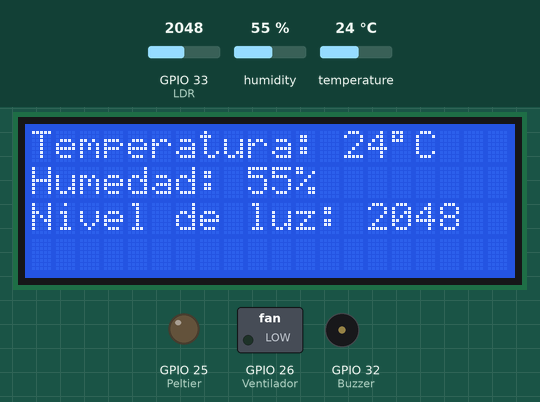
Recording of a sketch running on a simulated ESP32. Parts: 20×4 character LCD, switched loads named in the sketch (green lamp = pin HIGH), output pins drawn as LEDs (lit = HIGH), buzzer (waves = sounding, pin HIGH). The test bench sets the inputs (shaded band); at power-on: GPIO 33 (LDR) = 2048, humidity 55 %, temperature 24 °C. WiFi joins after 1.5 s; servers stay silent unless stated; what the sketch prints to the serial monitor is not drawn.

Above: at 11.2 s.
11.3 s: GPIO 33 (LDR) set to 0
At 19.9 s:
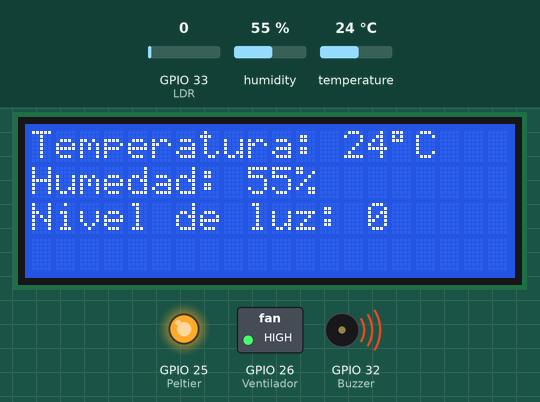
21.1 s: humidity set to 22 %
At 29.6 s:
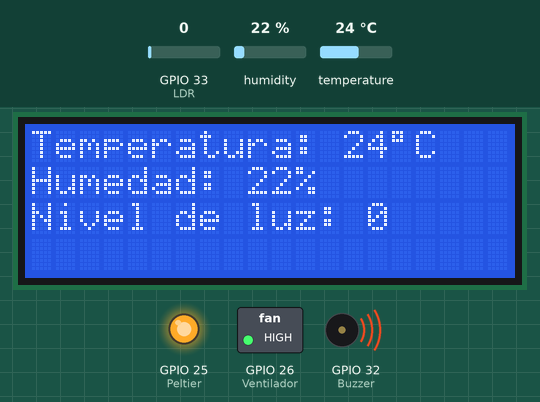
30.6 s: temperature set to 12 °C
At 39.3 s:
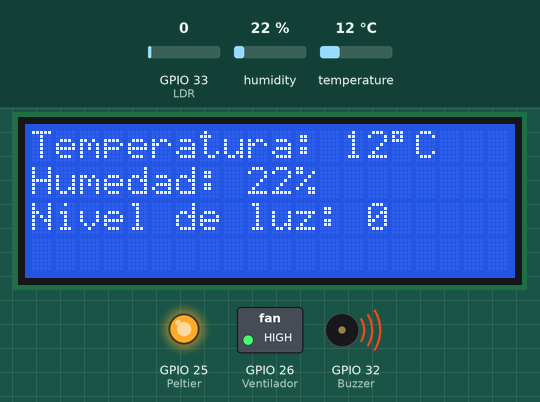
40.2 s: GPIO 33 (LDR) set to 491
At 48.9 s:
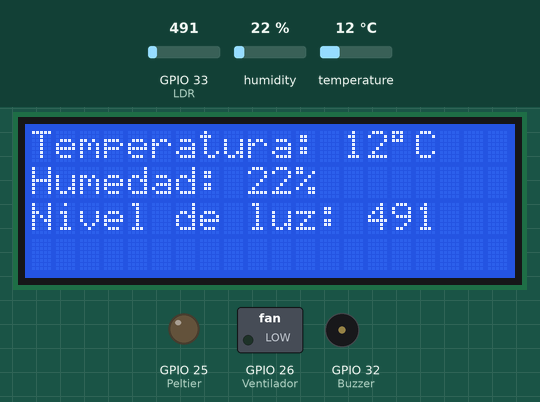
49.7 s: humidity set to 40 %
At 58.7 s:
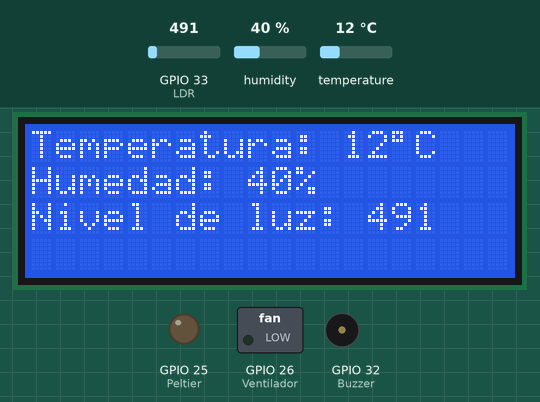
59.2 s: GPIO 33 (LDR) set to 1228
At 68.3 s:
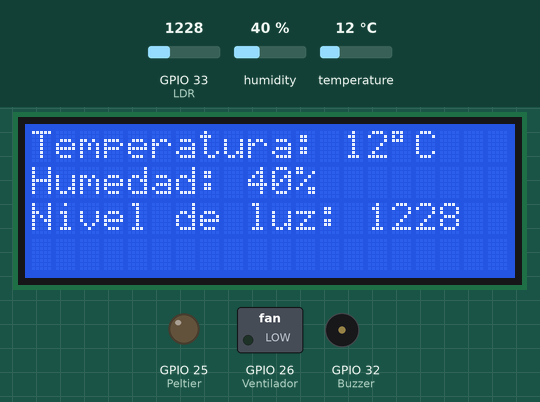
Timing chart, 0 to 69.8 s (numbered marks = the images above; inputs shaded):
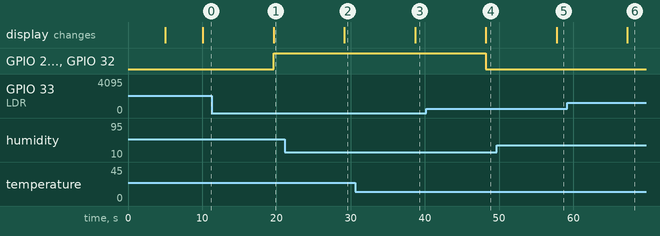

Measured:
- after the input at 11.3 s, GPIO 25 (Peltier), GPIO 26 (Ventilador), GPIO 32 (Buzzer): LOW → HIGH after 8.3 s; the display: changes after 8.3 s (image 1)
- after the input at 21.1 s, the display: changes after 8.1 s (image 2)
- after the input at 30.6 s, the display: changes after 8.1 s (image 3)
- after the input at 40.2 s, GPIO 25 (Peltier), GPIO 26 (Ventilador), GPIO 32 (Buzzer): HIGH → LOW after 8.0 s; the display: changes after 8.0 s (image 4)
- after the input at 49.7 s, the display: changes after 8.1 s (image 5)
- after the input at 59.2 s, the display: changes after 8.1 s (image 6)

The sketch:

ESP32ConnectionToVisualBasic.ino
```cpp
//Incluimos primero las librerías instaladas/
#include "DHT.h"
#include "LiquidCrystal.h"

#include "AsyncUDP.h"
#include "WiFi.h"

//Definimos que el Pin de Datos del sensor estará conectado al pin 23 del ESP32/
#define DHTPIN 23
//Definimos que el tipo de sensor que estamos utilizando es un DHT11/
#define DHTTYPE DHT11     // DHT 11
//Se actualizan algunos parámetros del DHT11 con los puntos definidos anteriormente/
DHT dht(DHTPIN, DHTTYPE);


//Definimos las variables que se medirán y que serán publicadas en la plataforma Ubidots/
const char *VARIABLE_LABEL_1 = "temperatura";
const char *VARIABLE_LABEL_2 = "humedad";
const char *VARIABLE_LABEL_3 = "luz";
//Definimos la frecuencia de publicación de 5 segundos/
const int PUBLISH_FREQUENCY = 5000;
//Definimos unas variables extra, que incluye la librería/
unsigned long timer;
uint8_t analogPin = 34;

char salida_PIN33 = 0;
LiquidCrystal lcd(22,21,19,18,17,16);

//Variables para fotorresistenica
int LDR = 33;
int VALOR;


// WiFi card example
const char *ssid = "pabloh";
const char *pass = "Trucopablo11";         // your SSID Password

IPAddress client_address (192,168,188,172);
int udpPort = 2000;
String received_message;

AsyncUDP udp;

void initWiFi(){
  WiFi.mode(WIFI_STA);
  WiFi.config(INADDR_NONE, INADDR_NONE, INADDR_NONE, INADDR_NONE);
  //WiFi.setHostname(hostname.c_str());
  WiFi.begin(ssid,pass);
  Serial.print("Connecting to WiFi ...");
  while (WiFi.status() != WL_CONNECTED){
    Serial.print('.');
    delay(1000);
  }
  Serial.println("Wifi.localIP: ");
  Serial.println(WiFi.localIP());
}


//Definimos la función Setup() para iniciar nuestro circuito/
void setup()
{
  delay(5000);
  //Iniciamos el terminal Serial a 115200/
  Serial.begin(115200);
  //Imprimimos el siguiente texto para asegurar el encendido del circuito/
  Serial.println("Medición inciada");
  Serial.println("DHT11 Encendido");
  //Iniciamos nuestro sensor DHT11/
  dht.begin();

  pinMode(32,OUTPUT); //Buzzer
  pinMode(25,OUTPUT); //Peltier //posiblemente usamos el pin 30 par revevador
  pinMode(26,OUTPUT); //Ventilador
  lcd.begin(20, 4);
  pinMode(LDR, INPUT); //Fotorresistencia

  delay(3000);
  initWiFi();
  WiFi.setSleep(false);

  // put your setup code here, to run once:
  udp.connect(client_address, udpPort);
  Serial.println("Connected es: ");
  Serial.println(udp.connected());
  Serial.println("");
  Serial.println("");
}

/*Iniciamos el bucle de la función Loop()*/
void loop()
{
    int h = dht.readHumidity();
    int t = dht.readTemperature();
    VALOR = analogRead(LDR);

    Serial.print("El nivel de Luz es: ");
    Serial.println(VALOR);
    Serial.println("Temperatura: " + String(t));
    Serial.println("Humedad: " + String(h));
    Serial.println("-----------------------------------------");


   if(VALOR != 0){
    salida_PIN33 =! salida_PIN33;
    digitalWrite(32,LOW);
    digitalWrite(25,LOW);
    digitalWrite(26,LOW);

    }
    else{
      digitalWrite(32,LOW);
      digitalWrite(32,HIGH);
      digitalWrite(25,HIGH);
      digitalWrite(26,HIGH);
    }


//Pantalla
  lcd.clear();
   //Nos posicionamos en la posiciocion 0,0 del display
  lcd.setCursor(0, 0);
  //Escribimos la palabra
  lcd.print("Temperatura: ");
  String myString = "";      // empty string
  myString.concat(t);
  lcd.print(myString);
  lcd.print((char)223);
  lcd.print("C");

  //Nos posicionamos en la posiciocion 0,1 del display
  lcd.setCursor(0, 1);
  //Escribimos la palabra
  lcd.print("Humedad: ");
  myString = "";      // empty string
  myString.concat(h);
  lcd.print(myString);
  lcd.print("%");

  //Nos posicionamos en 0,2
  lcd.setCursor(0,2);
  lcd.print("Nivel de luz: ");
  myString = "";
  myString.concat(VALOR);
  lcd.print(myString);

  //Movemos el texto de derecha a izquierda
  //lcd.scrollDisplayLeft();

  //------------------------------------------------------------------------------------
  int modulo;
  uint8_t dato;

  delay(500);
  udp.write('T');


  //Temperatura---------------
  delay(500);
  modulo = t % 10;
  t = t /10;
  udp.write(modulo + 48);

  delay(500);
  modulo = t % 10;
  t = t /10;
  udp.write(modulo + 48);

  //Humedad-------------------
  delay(500);
  udp.write('H');


  delay(500);
  modulo = h % 10;
  h = h /10;
  udp.write(modulo + 48);

  delay(500);
  modulo = h % 10;
  h = h /10;
  udp.write(modulo + 48);


  //Luz
  delay(500);
  udp.write('L');

  delay(500);
  if(VALOR > 0){
    udp.write('1');
  }else{
    udp.write('0');
  }

  delay(500);
  udp.write('0');


  //Agregamos un delay de 10 segundos para el envío, y que luego de este tiempo, se proceda a reiniciar el bucle/
  delay(5000);
}
```
